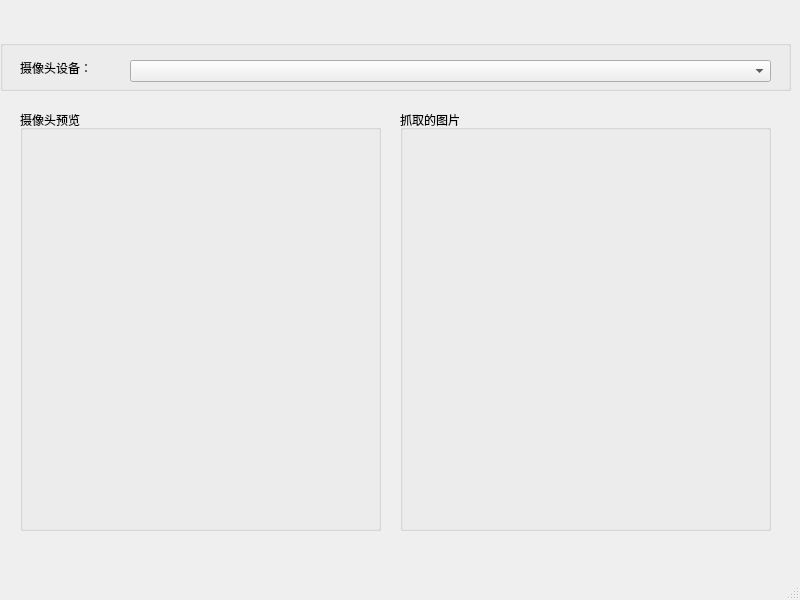
<?xml version="1.0" encoding="UTF-8"?>
<ui version="4.0">
 <class>MainWindow</class>
 <widget class="QMainWindow" name="MainWindow">
  <property name="geometry">
   <rect>
    <x>0</x>
    <y>0</y>
    <width>800</width>
    <height>600</height>
   </rect>
  </property>
  <property name="windowTitle">
   <string>MainWindow</string>
  </property>
  <widget class="QWidget" name="centralwidget">
   <widget class="QGroupBox" name="groupBox">
    <property name="geometry">
     <rect>
      <x>0</x>
      <y>40</y>
      <width>791</width>
      <height>51</height>
     </rect>
    </property>
    <property name="title">
     <string/>
    </property>
    <widget class="QComboBox" name="comboBox">
     <property name="geometry">
      <rect>
       <x>130</x>
       <y>20</y>
       <width>641</width>
       <height>22</height>
      </rect>
     </property>
    </widget>
    <widget class="QLabel" name="label">
     <property name="geometry">
      <rect>
       <x>20</x>
       <y>20</y>
       <width>91</width>
       <height>16</height>
      </rect>
     </property>
     <property name="text">
      <string>摄像头设备：</string>
     </property>
    </widget>
   </widget>
   <widget class="QGroupBox" name="groupBox_2">
    <property name="geometry">
     <rect>
      <x>20</x>
      <y>110</y>
      <width>361</width>
      <height>421</height>
     </rect>
    </property>
    <property name="title">
     <string>摄像头预览</string>
    </property>
   </widget>
   <widget class="QGroupBox" name="groupBox_3">
    <property name="geometry">
     <rect>
      <x>400</x>
      <y>110</y>
      <width>371</width>
      <height>421</height>
     </rect>
    </property>
    <property name="title">
     <string>抓取的图片</string>
    </property>
   </widget>
  </widget>
  <widget class="QMenuBar" name="menubar">
   <property name="geometry">
    <rect>
     <x>0</x>
     <y>0</y>
     <width>800</width>
     <height>26</height>
    </rect>
   </property>
  </widget>
  <widget class="QStatusBar" name="statusbar"/>
 </widget>
 <resources/>
 <connections/>
</ui>
